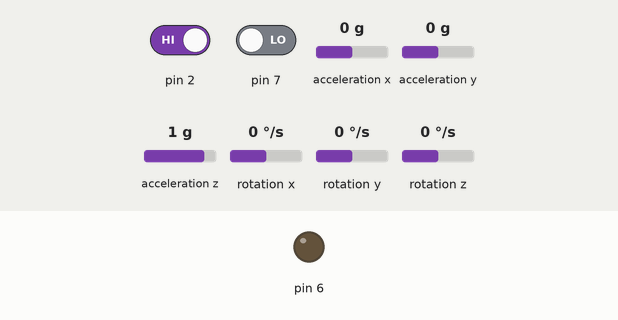
Simulated run of this sketch. Board: Arduino Mega 2560, built with avr-gcc and run on an emulated ATmega2560. On the bench: output pins drawn as LEDs (lit = HIGH). Wiring (inferred from the names in the program): HMC5883L compass at I2C address 0x1E. Inputs (shaded band) come from the test bench; at power-on: pin 2 HIGH, pin 7 LOW, acceleration x 0 g, acceleration y 0 g, acceleration z 1 g, rotation x 0 °/s, rotation y 0 °/s, rotation z 0 °/s. The sensor or clock chip raises its interrupt line as the real part does; what the sketch prints to the serial monitor is not drawn.

Above: at 1.7 s.
1.8 s: pin 2 driven LOW and pin 7 driven HIGH
At 5.2 s:
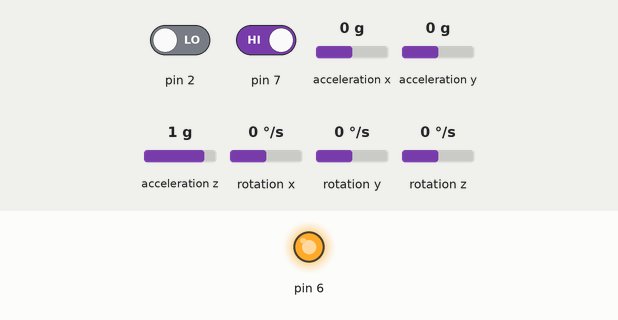
Timing chart, 0 to 13.8 s (numbered marks = the images above; inputs shaded):
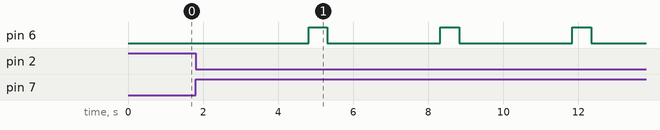

Measured:
- after the input at 1.8 s, pin 6: alternates HIGH for 0.50 s and LOW for 3.0 s, starting after 3.0 s

The sketch:

CHAD_AHRS_MPUCAL.ino
```cpp
// This code controls the AHRS on the Controlled
// Heading Automation Device (CHAD) built by Andrew Kruger and
// students in the Physics 295 Independent Research course at
// Wright College
// Instructions and information found at http://physi.cz/chad

//Choose the time interval between data points in milliseconds:
unsigned long timePerData = 100;  //in long to match other variables

// I2Cdev and MPU6050 must be installed as libraries, or else the .cpp/.h files
// for both classes must be in the include path of your project
#include "I2Cdev.h"
#include "MPU6050_6Axis_MotionApps20.h"

// Arduino Wire library is required if I2Cdev I2CDEV_ARDUINO_WIRE implementation
// is used in I2Cdev.h
#if I2CDEV_IMPLEMENTATION == I2CDEV_ARDUINO_WIRE
#include "Wire.h"
#endif

// **********************  CONFIGURATION   **********************************
// class default I2C address is 0x68
// specific I2C addresses may be passed as a parameter here

// Pins ---ITG/MPU to SD Sheild --- : VCC(5V), SDA(A4), SCL(A5), int(Pin 2), GND(GND)
// Pins From --- HMC5883L to ITG/MPU--- : SCL(4700ohms-->3.3,XCL), SDA(XDA,4700oms), VCC(3.3,SD Sheild),GRD(GRD,SD Sheild)

// AD0 low = 0x68 (default for SparkFun breakout and InvenSense evaluation board)
// AD0 high = 0x69
MPU6050 mpu(0x68); // Most common is 0x68


// ================================================================
// ===               HMC5883L              ===

// Variables used
#define HMC5883L_DEFAULT_ADDRESS    0x1E
#define HMC5883L_RA_DATAX_H         0x03
#define HMC5883L_RA_DATAZ_H         0x05
#define HMC5883L_RA_DATAY_H         0x07
int16_t m_raw[3];     //To store magnetometer readings

float m_proc[3], m_HIO[3], m_avg[3];
float HardIronOffset[3] = {108.8207, -72.6777, 83.3884};

// MAGNETOMETER HARD AND SOFT IRON CORRECTIONS <-------------------
// Needs to be changed for each CHAD, see http://physi.cz/chad
float ScaleMag[3] = {1.69383e-3, 1.68302e-3, 1.81764e-3};
float SoftIronXY = 3.51392e-5;
float SoftIronXZ = 4.41685e-5;
float SoftIronYZ = -9.21195e-5;


// ================================================================
// ===               MPU6050              ===

// MPU control/status vars
bool dmpReady = false;  // set true if DMP init was successful
uint8_t mpuIntStatus;   // holds actual interrupt status byte from MPU
uint8_t devStatus;      // return status after each device operation (0 = success, !0 = error)
uint16_t packetSize;    // expected DMP packet size (default is 42 bytes)
uint16_t fifoCount;     // count of all bytes currently in FIFO
uint8_t fifoBuffer[64]; // FIFO storage buffer
int dmpInterrupt_pin = 0;

// orientation/motion vars
Quaternion q;           // [w, x, y, z]         quaternion container
VectorFloat gravity;    // [x, y, z]            gravity vector
float ypr[3];           // [yaw, pitch, roll]   yaw/pitch/roll container and gravity vector
int16_t gyro[3];          // [x, y, z]            angular speed around axes


// ================================================================
// ===               DATA COLLECTION              ===

// To do data recording
unsigned long seconds, milliSinceLastSecond;
boolean newdata;  //used for testing, may not be necessary
float decAngleAdj = 0.064984; //Not needed, but reminder that declination needs correction
bool blinkState = false;
//Magnetometer
unsigned long Ndata; //number of readings so far, note: needs to be long
int Ndata_int; //Number of magnetometer readings in a given magnetometer data point


// ================================================================
// ===               INTERRUPT DETECTION ROUTINE                ===
// ================================================================

volatile bool mpuInterrupt = false;     // indicates whether MPU interrupt pin has gone high
void dmpDataReady() {
  mpuInterrupt = true;
}


// ================================================================
// ===           MAGNETOMETER CONFIGURATION ROUTINE             ===
// ================================================================

void configMagAxis(int chan) {
  mpu.setSlaveAddress(chan, HMC5883L_DEFAULT_ADDRESS | 0x80); // 0x80 turns 7th bit ON, according to datasheet, 7th bit controls Read/Write direction
  mpu.setSlaveEnabled(chan, true);
  mpu.setSlaveWordByteSwap(chan, false);
  mpu.setSlaveWriteMode(chan, false);
  mpu.setSlaveWordGroupOffset(chan, false);
  mpu.setSlaveDataLength(chan, 2);
}


// ================================================================
// ===                      INITIAL SETUP                       ===
// ================================================================

void setup() {

  // Flag for errors in setup
  int errorFlag = 0;

  // join I2C bus (I2Cdev library doesn't do this automatically)
#if I2CDEV_IMPLEMENTATION == I2CDEV_ARDUINO_WIRE
  Wire.begin();
  TWBR = ((F_CPU / 400000L) - 16) / 2;
  //Serial.println(TWBR);
  // **************************************************************
  // It is best to configure I2C to 400 kHz.
  // If you are using an Arduino DUE, modify the variable TWI_CLOCK to 400000, defined in the file:
  // c:/Program Files/Arduino/hardware/arduino/sam/libraries/Wire/Wire.h
  // If you are using any other Arduino instead of the DUE, uncomment the following line:
  //TWBR = 24; // 400kHz I2C clock (200kHz if CPU is 8MHz)  //This line should be commented if you are using Arduino DUE
  // **************************************************************
#elif I2CDEV_IMPLEMENTATION == I2CDEV_BUILTIN_FASTWIRE
  Fastwire::setup(400, true);
#endif

  // initialize serial communication
  Serial1.begin(38400);  //115200 is too fast for Arduino Mini Pro, 38400 is max it can handle
  Serial.begin(38400);
  // NOTE: 8MHz or slower host processors, like the Teensy @ 3.3v or Ardunio
  // Pro Mini running at 3.3v, cannot handle this baud rate reliably due to
  // the baud timing being too misaligned with processor ticks. You must use
  // 38400 or slower in these cases, or use some kind of external separate
  // crystal solution for the UART timer.

  // wait for ready
  while (Serial.available() && Serial.read()); // empty buffer

  // initialize device
  mpu.initialize();

  // verify connection
  if (!mpu.testConnection()) {
    errorFlag = 1;
  }
  // load and configure the DMP
  devStatus = mpu.dmpInitialize();

  // supply your own gyro offsets here, scaled for min sensitivity
  // If you don't know yours, you can find an automated sketch for this task from: http://www.i2cdevlib.com/forums/topic/96-arduino-sketch-to-automatically-calculate-mpu6050-offsets/
  // scaled using offset detection software AccelGyro_calibration.ino
  mpu.setXAccelOffset(1345);
  mpu.setYAccelOffset(-4759);
  mpu.setZAccelOffset(1132);

  mpu.setXGyroOffset(51);
  mpu.setYGyroOffset(-36);
  mpu.setZGyroOffset(-7);

  // In case you want to change MPU sensors' measurements ranges, you should implement it here. This has not been tested with DMP.

  // Magnetometer configuration

  mpu.setI2CMasterModeEnabled(0);
  mpu.setI2CBypassEnabled(1);

  Wire.beginTransmission(HMC5883L_DEFAULT_ADDRESS);
  Wire.write(0x02);
  Wire.write(0x00);  // Set continuous mode
  Wire.endTransmission();
  delay(5);

  Wire.beginTransmission(HMC5883L_DEFAULT_ADDRESS);
  Wire.write(0x00);
  Wire.write(B00011000);  // 75Hz
  Wire.endTransmission();
  delay(5);

  mpu.setI2CBypassEnabled(0);

  mpu.setSlaveRegister(0, HMC5883L_RA_DATAX_H);
  mpu.setSlaveRegister(1, HMC5883L_RA_DATAY_H);
  mpu.setSlaveRegister(2, HMC5883L_RA_DATAZ_H);
  configMagAxis(0);
  configMagAxis(1);
  configMagAxis(2);

  mpu.setI2CMasterModeEnabled(1);

  // make sure it worked (returns 0 if so)
  if (devStatus == 0) {
    // turn on the DMP, now that it's ready
    mpu.setDMPEnabled(true);

    // enable Arduino interrupt detection
    attachInterrupt(dmpInterrupt_pin, dmpDataReady, FALLING);
    mpuIntStatus = mpu.getIntStatus();

    // set our DMP Ready flag so the main loop() function knows it's okay to use it
    dmpReady = true;

    // get expected DMP packet size for later comparison
    packetSize = mpu.dmpGetFIFOPacketSize();
  }
  else {
    // ERROR! if:
    // devstatus=1 => initial memory load failed
    // devstatus=2 => DMP configuration updates failed
    // (if it's going to break, usually the code will be 1)
    errorFlag = 2;
  }

  if (errorFlag != 0) {
    Serial.print("Error ");
    Serial.print(errorFlag);
  } else {
    Serial.print("Setup complete.");
  }

  Ndata = 0;
  pinMode(6, OUTPUT);
  pinMode(7, INPUT);
}


// ================================================================
// ===                    MAIN PROGRAM LOOP                     ===
// ================================================================

void loop() {

  //Restart Arduino UNO/MEGA
  if(digitalRead(7) == HIGH){
     delay(3000);         //wait for 3 seconds
     digitalWrite(6,HIGH);
     delay(500);          //wait for a 1 second
     digitalWrite(6, LOW);
  }


  // if programming failed, don't try to do anything
  if (!dmpReady) return;

  // wait for MPU interrupt or extra packet(s) available
  while (!mpuInterrupt && fifoCount < packetSize) { }

  // reset interrupt flag and get INT_STATUS byte
  mpuInterrupt = false;
  mpuIntStatus = mpu.getIntStatus();

  // get current FIFO count
  fifoCount = mpu.getFIFOCount();

  // check for overflow (this should never happen unless our code is too inefficient)
  if ((mpuIntStatus & 0x10) || fifoCount == 1024) {
    // reset so we can continue cleanly
    Serial.println(("FIFO overflow!"));
    mpu.resetFIFO();
    // otherwise, check for DMP data ready interrupt (this should happen frequently)
  }

  else if (mpuIntStatus & 0x02) {
    while (fifoCount < packetSize) {
      fifoCount = mpu.getFIFOCount();
    }

    // Keep reading out buffer until newest data is retreived
    while (fifoCount >= packetSize) {
      mpu.getFIFOBytes(fifoBuffer, packetSize);
      fifoCount -= packetSize;
      newdata = true;  //flag that new data is available.
    }

    if (millis() < Ndata * timePerData && newdata) {
      readCompass();
    }

    if (millis() > Ndata * timePerData && newdata) {
      readCompass();
      calcDirection();
    }
  }
}


// ================================================================
// ===                    SUB-ROUTINES                       ===
// ================================================================

// Read HMC5883L and MPU6050 data and calculate pitch, roll, heading

void calcDirection() {

  //Read mpu6050 and calculate heading
  mpu.dmpGetQuaternion(&q, fifoBuffer);
  mpu.dmpGetGravity(&gravity, &q);
  mpu.dmpGetYawPitchRoll(ypr, &q, &gravity);
  mpu.dmpGetGyro(gyro, fifoBuffer);

  // Gravity vectors gyroscope data and kalman filter to remove acceleration
  // due to shaking and spinning, more accurate than using just accelerometer.
  float Gx = -gravity.y;
  float Gy = -gravity.z;
  float Gz = -gravity.x;
  float roll = atan2(Gy, Gz);
  float pitch = atan2(-Gx, Gy * sin(roll) + Gz * cos(roll));

  // Axes depend on orientation of magnetometer, see http://physi.cz/chad
  float Bx = -m_avg[1] / Ndata_int;
  float By = m_avg[2] / Ndata_int;
  float Bz = -m_avg[0] / Ndata_int;

  // Calculate yaw with horizontal magnetic field vectors
  float XhScaled = Bx * cos(pitch) + By * sin(pitch) * sin(roll) + Bz * sin(pitch) * cos(roll);
  float YhScaled = By * cos(roll) - Bz * sin(roll);
  float yaw = -atan2(YhScaled, XhScaled);
  Serial1.print(gyro[0]);
  Serial1.print(",");
  Serial1.println(yaw * 180 / 3.14159);
  Serial.print(gyro[0]);
  Serial.print(",");
  Serial.println(yaw * 180 / 3.14159);

  //Prep for next data point
  blinkState = !blinkState;
  digitalWrite(13, blinkState);
  Ndata = Ndata + 1;
  Ndata_int = 0;
  m_avg[0] = 0;
  m_avg[1] = 0;
  m_avg[2] = 0;

}


void readCompass() {

  m_raw[0] = mpu.getExternalSensorWord(0);
  m_raw[1] = mpu.getExternalSensorWord(2);
  m_raw[2] = mpu.getExternalSensorWord(4);

  m_HIO[0] = m_raw[0] - HardIronOffset[0];
  m_HIO[1] = m_raw[1] - HardIronOffset[1];
  m_HIO[2] = m_raw[2] - HardIronOffset[2];

  // Calibrate the raw magnetic field vectors, correcting for both
  // hard and soft iron effects
  m_proc[0] = m_HIO[0] * ScaleMag[0] + m_HIO[1] * SoftIronXY + m_HIO[2] * SoftIronXZ;
  m_proc[1] = m_HIO[0] * SoftIronXY + m_HIO[1] * ScaleMag[1] + m_HIO[2] * SoftIronYZ;
  m_proc[2] = m_HIO[0] * SoftIronXZ + m_HIO[1] * SoftIronYZ + m_HIO[2] * ScaleMag[2];

  m_avg[0] += m_proc[0];
  m_avg[1] += m_proc[1];
  m_avg[2] += m_proc[2];

  Ndata_int += 1;
  newdata = false;

}
```
